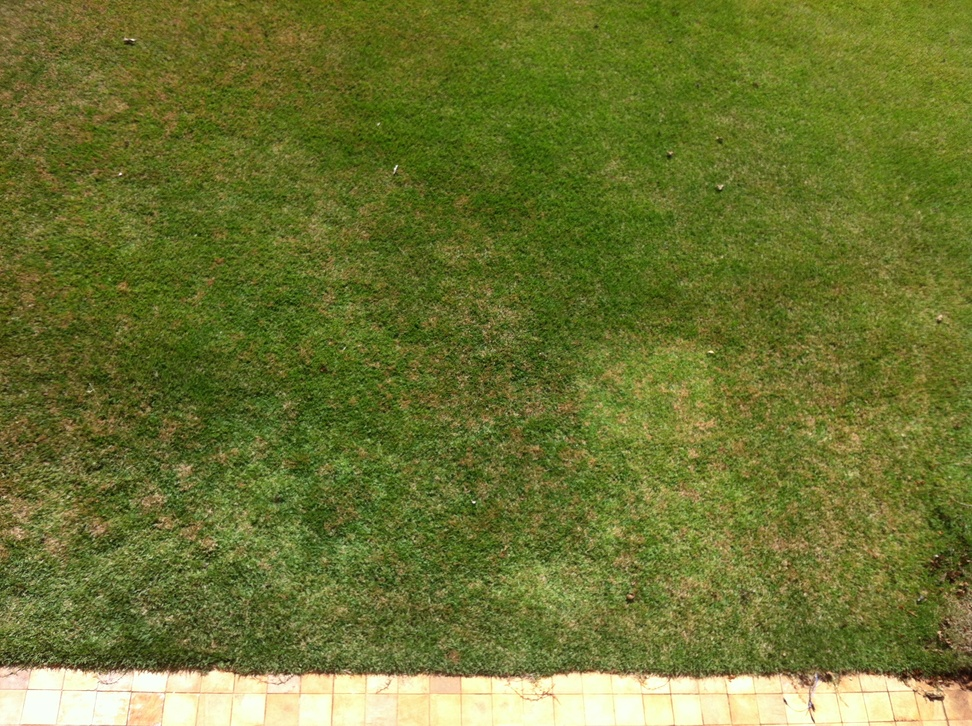
//> input picture Tiago/teste.jpg, 972 x 726 px, shrunk from 2592 x 1936 before the run
$ ./grama teste.jpg   (built with g++ and OpenCV 4)
//> lines starting //> are read from the running program, lines starting //| are printed output that depends on the picture; after the words box and inside, x2 and y2 are one past the last pixel; in counts of white or black regions, pixels touching at a corner belong together
#include <iostream>
#include <fstream>
#include <stdio.h>
#include <math.h>
#include <string>
#include <opencv2/opencv.hpp>
#include <opencv2/highgui/highgui.hpp>

//"g++ $(pkg-config --cflags opencv) grama.cpp $(pkg-config --libs opencv) -o grama"

using namespace cv;
using namespace std;
#define PI 3.14159265
struct range {
  Scalar min;
  Scalar max;
};

struct block {
  int x;
  int y;
};

struct mapBlock {
  int posX;
  int posY;
  bool value = false;
  int block_numX;
  int block_numY;
};

struct sprinkler {
  int posX;
  int posY;
  int range;
  int angle;
  int orientation;
};

/*  This function gets the % of raining from the weather file.
*   It saves 4 values.
*   [CurrentWeather  Morning  Noon  Evening  Night]
*
*/
void isRaining()
{
  ifstream rainfile("rain.txt");
  ofstream rain2file("rainFinal.txt");
  string rainStr;
  int i=0;
  while ( i < 4 )
  {
    rainfile >> rainStr;
    size_t found = rainStr.find('%');
    if(found != -1)
    {
      cout << rainStr << " ";
      rain2file << rainStr.substr(0, found) << " ";
      i++;
    }
  }
  rain2file.close();
  rainfile.close();
}

/*  This function returns the distance between a block and a sprinkler.
*
*/
float dist (sprinkler sp, int x, int y, int blockSize)
{
  float posx=0, posy=0, difX, difY;
  if(x == 5)
    posx += (x*blockSize)+(blockSize/10);
  else posx += (x*blockSize)+(blockSize/2);
  posy += (y*blockSize)+(blockSize/2);
  difX = abs(posx-sp.posX);
  difY = abs(posy-sp.posY);

  return (sqrt(pow(difY,2)+pow(difX,2)));
}

/*  This function returns the angle that a certain sprinkler
*   needs to have to water a certain block.
*
*/
int calc_angle(sprinkler sp, int x, int y, int blockSize)
{
  int posx=0, posy=0, difX, difY;
  posx += (x*blockSize)+(blockSize/2);
  posy += (y*blockSize)+(blockSize/2);
  difX = posx-sp.posX;
  difY = posy-sp.posY;
  switch(sp.orientation)
  {
    case 0:
      if(difX < 0)
      {
        return (atan(abs(difX/difY))*(180/PI))+90;
      }
      else return 90-(atan(abs(difX/difY))*(180/PI));

    case 1:
      if(difY > 0)
      {
        return (atan(abs(difY/difX))*(180/PI))+90;
      }
      else return 90-(atan(abs(difX/difY))*(180/PI));

    case 2:
      if(difY < 0)
      {
        return (atan(abs(difY/difX))*(180/PI))+90;
      }
      else return 90-(atan(abs(difX/difY))*(180/PI));

    case 3:
      if(difX > 0)
      {
        return (atan(abs(difX/difY))*(180/PI))+90;
      }
      else return 90-(atan(abs(difX/difY))*(180/PI));
  }
}

/*  This function simply draws a red grid in the image
*   depending the size of the blocks.
*
*/
void makeGrid(Mat image, int step)
{
  int width = image.size().width;
  int height = image.size().height;

  for (int i = 0; i<height; i += step)
      line(image, Point(0, i), Point(width, i), Scalar(0, 0, 255),2);

  for (int i = 0; i<width; i += step)
      line(image, Point(i, 0), Point(i, height), Scalar(0, 0, 255),2);
}

/*  This function "maps" the squares that are considered unhealty grass
*   and put all the [(x,y) square position, (x,y) block position] in a
*   vector of structs.
*
*/
void mapping(Mat image, Mat mask, int sqr_row, int sqr_col, int blockSize, int sqr, vector<mapBlock> &blockMap)
{
  int posX = 0, posY = 0, row, col, temp=0, sqr_num=0;
  /* Passar o vetor por address*/
  /* Colocar no bloquinho (0,0) do BLOCK, no centro dele */
  posX = (sqr/2);
  posY = (sqr/2);

  /**********************/
  while(sqr_num < sqr_row*sqr_col)
  {
    for (row=0; row < sqr_row; row++)
    {
      for (col=0; col < sqr_col; col++)
      {
        if(image.at<Vec3b>(posY, posX) != Vec3b(0,0,0))
        {
          if(mask.at<Vec3b>(posY, posX) == Vec3b(0,0,0))
          {
            blockMap.push_back(mapBlock());
            blockMap[temp].posX = posX;
            blockMap[temp].posY = posY;
            blockMap[temp].value = true;
            blockMap[temp].block_numX = (posX/(blockSize));
            blockMap[temp].block_numY = (posY/(blockSize));
            //printf("ENTROU %d %d %d  X%d  Y%d\n", image.at<Vec3b>(posY, posX)[0], image.at<Vec3b>(posY, posX)[1], image.at<Vec3b>(posY, posX)[2],posX,posY);
            circle(image, Point(posX,posY), 10, Scalar(0,0,255),-1,8);
            temp ++;

          }
        }
        sqr_num ++;
        posX += sqr;
      }
      posX = (sqr/2);
      posY += sqr;
    }
  }

  printf("TESTEEEEEEEE");
}

int main( int argc, char** argv )
{
  //Command to get the weather file
  system("curl wttr.in/'Sao Carlos' > rain.txt");
  range GRASS, good;

  //Gets the Range of healthy grass from a file.
  ifstream ipfile("data.txt");
  ipfile >> good.min[0]>>good.min[1]>>good.min[2];
  ipfile >> good.max[0]>>good.max[1]>>good.max[2];

  //GRASS.min = Scalar(22, 30, 70);
  GRASS.min = Scalar(12, 50, 30);
  GRASS.max = Scalar(80,255,200);
  //good.min = Scalar(28, 100, 100);
  //good.max = Scalar(80, 255, 255);
  ipfile.close();


  int tmp;
  vector<sprinkler> sprinklerVec;
  ifstream spfile("sprinkler.txt");
  //Gets the sprinkler data from a file.
  for(tmp = 0; tmp < 6; tmp++)
  {
    sprinklerVec.push_back(sprinkler());
    spfile >> sprinklerVec[tmp].posX>>sprinklerVec[tmp].posY>>sprinklerVec[tmp].range>>sprinklerVec[tmp].angle>>sprinklerVec[tmp].orientation;
  }
  spfile.close();

  Mat edge,dst,threshold, final;
  Mat HSV, RGB;
  int dilation_size =4;
  int sqr = 100;
  int blockSize = sqr*5;
  Mat src = imread( argv[1],1);
//> src is the input picture: 726 rows x 972 cols, CV_8UC3; mean B, G, R 50, 117.3, 109.3

  //If the image is not a multiple of "sqr", we round it up
  int sqr_row = src.rows/sqr;
//> sqr_row = 7
  if (src.rows%sqr > 0) sqr_row = (src.rows/sqr)+1;
//> sqr_row = 8

  int sqr_col = src.cols/sqr;
//> sqr_col = 9
  if (src.cols%sqr > 0) sqr_col = (src.cols/sqr)+1;
//> sqr_col = 10


  int MAX_BLACK_PIXEL = (sqr*sqr)*0.60;               //40% of the squared pixels can be black.

  blur( src, src, Size(2,2) );
  cvtColor(src,HSV,CV_BGR2HSV);                       //Transform a BGR image to a HSV.
//> HSV: 726 rows x 972 cols, CV_8UC3; mean H, S, V 33.4, 159.4, 119.9
  inRange(HSV,GRASS.min,GRASS.max,threshold);         //Gets a threshold image from the initial image, based in the ranges
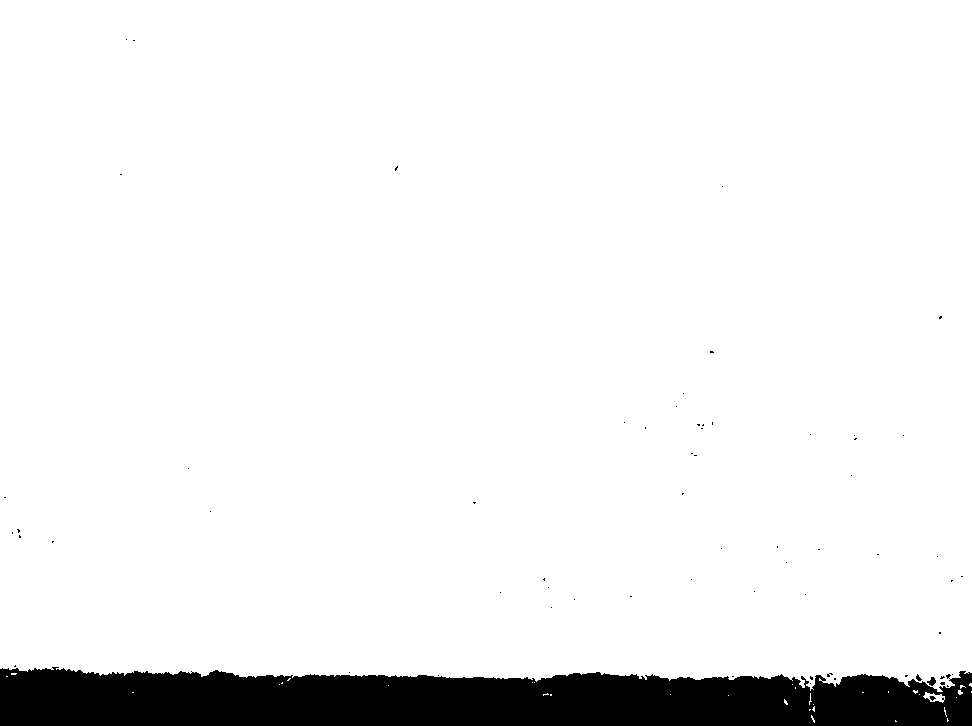
//> threshold: 726 rows x 972 cols, CV_8UC1; 93.1% white; 66 black regions (63 under 20 px), largest, box (x1, y1, x2, y2) and area: (0, 667, 972, 726) 48219, (927, 677, 936, 686) 48, (916, 674, 922, 681) 23
  Mat element = getStructuringElement( MORPH_RECT,Size( 2*dilation_size + 1, 2*dilation_size+1 ), Point( dilation_size, dilation_size ) );
  morphologyEx( threshold, dst, MORPH_CLOSE, element );
//> dst: 726 rows x 972 cols, CV_8UC1; 93.3% white; 3 black regions, box (x1, y1, x2, y2) and area: (0, 669, 813, 726) 40461, (811, 675, 972, 726) 6372, (961, 674, 972, 684) 108

  int minBound=dst.rows;
//> minBound = 726
  int maxBound=0;
  tmp=0;

  for(int i = 0; i < dst.cols; i++){
     for(int j = 0; j < dst.rows; j++){
        if(dst.at<uchar>(j, i)==0){
        tmp=j;
        break;
        }
     }
    if(tmp<minBound) minBound=tmp;
    if(tmp>maxBound) maxBound=tmp;
  }
//> this loop made 972 passes
//> (tmp, minBound, maxBound) on pass 1: (669, 669, 669)
//> (tmp, maxBound) on pass 7: (677, 677)
//> after the loop, tmp = 674; minBound = 669; maxBound = 712

    // Copy all pixels from the original image that are not black in the threshold image.
    src.copyTo(final, threshold);

  imwrite( "HSV.jpg", src );
  src.release();

/* Starts to calculate the average pixel color by area
****************************************************************************************************/
  Vec3b cont;
  Mat final_sqr = Mat::zeros(sqr_row*sqr,sqr_col*sqr, CV_8UC3);
  int x_cont, y_cont, sqr_num=0,sqr_num_x=0,sqr_num_y=0, avg_temp=0, non_black=0;
  int blue_temp = 0;
  int green_temp = 0;
  int red_temp = 0;

  printf("TESTEEE\n %d %d %d",sqr_col*sqr_row, sqr_row, sqr_col);
//| TESTEEE
//|  80 8 10
  while(sqr_num < sqr_row*sqr_col)
  {
    printf("ALOOO");
     for(y_cont = (sqr*sqr_num_y); y_cont < (sqr*(sqr_num_y+1)); y_cont++)
     {
      for(x_cont = (sqr*sqr_num_x); x_cont < (sqr*(sqr_num_x+1)); x_cont++)
      {
          if ( final.at<Vec3b>(y_cont, x_cont) != Vec3b(0,0,0) && final.at<Vec3b>(y_cont, x_cont) != Vec3b(255,255,255) )
          {
            blue_temp += final.at<Vec3b>(y_cont, x_cont)[0];
            green_temp += final.at<Vec3b>(y_cont, x_cont)[1];
            red_temp += final.at<Vec3b>(y_cont, x_cont)[2];
            avg_temp ++;
            non_black ++;
          }
      }
    }
    printf("%d  ",sqr_num);
    printf("%d  ",sqr_num_y);
    printf("%d  \n",sqr_num_x);
    printf("TESTEEE2\n");
    if (non_black <= MAX_BLACK_PIXEL || non_black==0)
    {
      blue_temp = 0;
      green_temp = 0;
      red_temp = 0;
    }
    if(avg_temp==0) avg_temp=1;
    rectangle(final_sqr, Point(0+(sqr*sqr_num_x),(0+sqr*sqr_num_y)),Point((sqr*(sqr_num_x+1))-1,(sqr*(sqr_num_y+1))-1),
              Scalar(blue_temp/avg_temp,green_temp/avg_temp,red_temp/avg_temp),-1,8);
    //imwrite( "sqr.jpg", final_sqr );
    blue_temp=0;
    green_temp=0;
    red_temp=0;
    avg_temp=0;
    non_black=0;

    sqr_num++;
    sqr_num_x = sqr_num%sqr_col;
    if(sqr_num_x == 0)
    {
      sqr_num_y++;
    }
    printf("%d  ",sqr_num);
    printf("%d  ",sqr_num_y);
    printf("%d  \n",sqr_num_x);
    printf("TESTEEE3\n");
  }
//> this loop made 80 passes
//> (blue_temp, green_temp, red_temp, avg_temp, non_black) on passes 1 to 12: (468000, 1032549, 1113315, 10000, 10000), (372677, 1042850, 1094124, 9997, 9997), (311948, 1011514, 1051388, 10000, 10000), (250497, 1009333, 954624, 10000, 10000), (238525, 1059194, 941759, 10000, 10000), (280397, 1163956, 988811, 10000, 10000), (261017, 1157930, 956321, 10000, 10000), (303573, 1219478, 1047644, 10000, 10000), (386998, 1309285, 1194012, 10000, 10000), (411595, 1237409, 1179155, 10000, 10000), (370632, 994051, 1009591, 10000, 10000), (326840, 1009443, 971564, 9998, 9998)
//> after the loop, blue_temp = 0; green_temp = 0; red_temp = 0; avg_temp = 0; non_black = 0; sqr_num = 80; sqr_num_y = 8
/* Ends to calculate the average pixel color by area
****************************************************************************************************/
/*******Testing*******/
  imwrite( "sqr.jpg", final_sqr );
  RGB = imread( "sqr.jpg");
  Mat mask,mask2;
  inRange(RGB,good.min,good.max,mask);
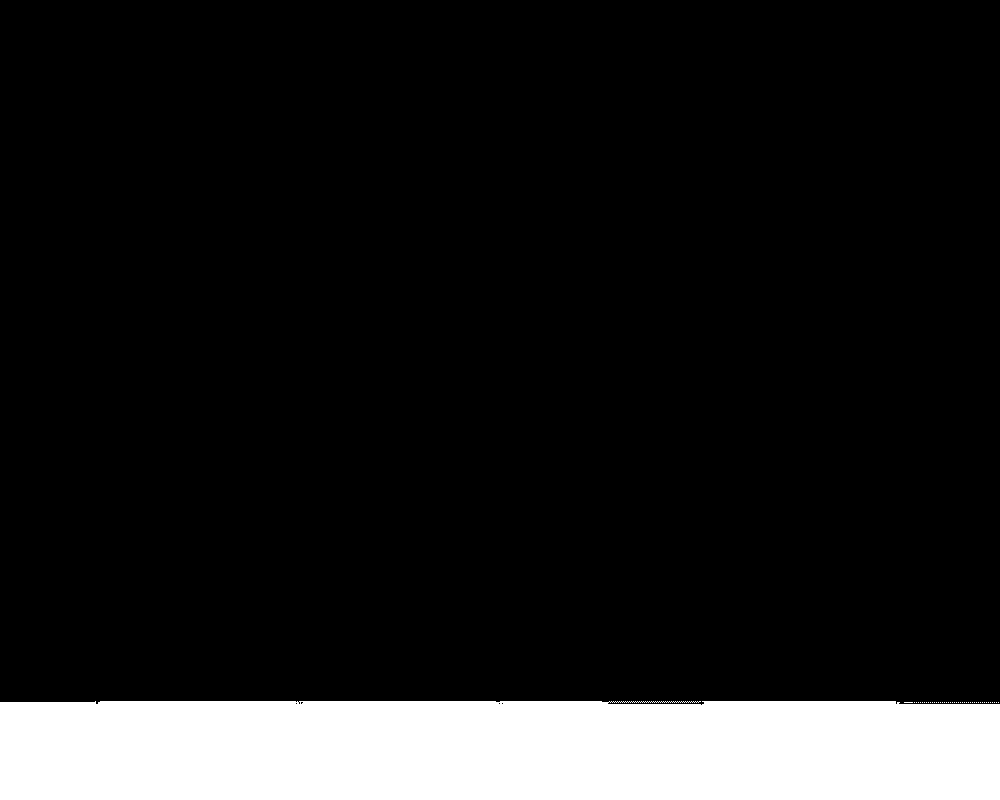
//> mask: 800 rows x 1000 cols, CV_8UC1; 12.3% white; 45 white regions (44 under 20 px), largest, box (x1, y1, x2, y2) and area: (0, 701, 1000, 800) 98376
//> good.min = Scalar(0); good.max = Scalar(0)

  //Copy all pixels from the squared image, that are not black in the mask image,to the new mask.
  final_sqr.copyTo(mask2, mask);
//> mask2: 800 rows x 1000 cols, CV_8UC3; every value is 0
  vector<mapBlock> blockMap;
  vector<block> blockError;
  mapping(RGB, mask2, sqr_row, sqr_col, blockSize, sqr, blockMap);
//> the loop in mapping, `while(sqr_num < sqr_row*sqr_col)` made 1 pass
//> (temp, posX, posY) on pass 1: (70, 50, 850)
//> after the loop in mapping, `while(sqr_num < sqr_row*sqr_col)`:
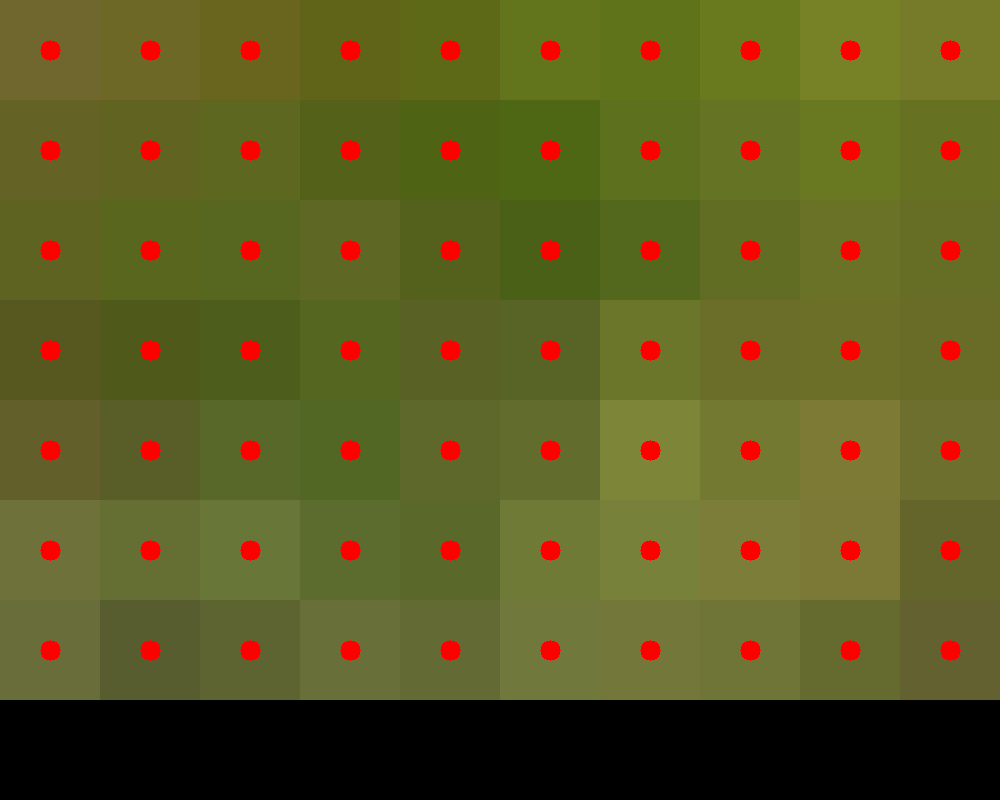
//> image: 800 rows x 1000 cols, CV_8UC3; mean B, G, R 33.9, 91.5, 91.2
//> after the loop in mapping, `while(sqr_num < sqr_row*sqr_col)`: blockMap = 70 items; temp = 70; sqr_num = 80; posX = 50; posY = 850
//> blockMap = 70 items
  for(tmp=0; tmp < blockMap.size(); tmp++)
  {
    printf ("%d ", blockMap[tmp].value);
    if(blockMap[tmp].value)
    {
      printf("blocox %d     blocoy %d      posX %d     posY %d\n", blockMap[tmp].block_numX, blockMap[tmp].block_numY, blockMap[tmp].posX, blockMap[tmp].posY);
    }
  }
//> this loop made 70 passes
//| 1 blocox 0     blocoy 0      posX 50     posY 50
//| 1 blocox 0     blocoy 0      posX 150     posY 50
//| 1 blocox 0     blocoy 0      posX 250     posY 50
//| 1 blocox 0     blocoy 0      posX 350     posY 50
//| 1 blocox 0     blocoy 0      posX 450     posY 50
//| 1 blocox 1     blocoy 0      posX 550     posY 50
//| 1 blocox 1     blocoy 0      posX 650     posY 50
//| 1 blocox 1     blocoy 0      posX 750     posY 50
//> (output is shown up to pass 8 of 70)

  makeGrid(RGB, blockSize);
//> after the loop in makeGrid, `for (int i = 0; i<height; i += step)`: image: 800 rows x 1000 cols, CV_8UC3; 0.62% of pixels changed, all inside (x1, y1, x2, y2) = (0, 0, 1000, 502)
//> after the loop in makeGrid, `for (int i = 0; i<width; i += step)`:
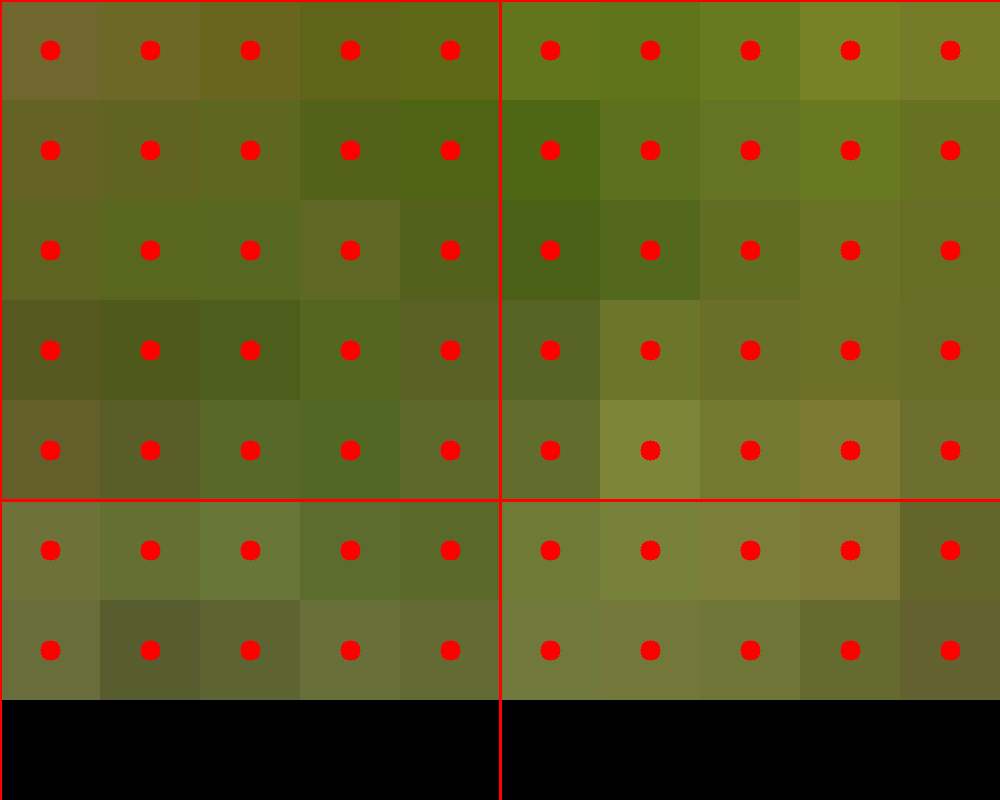
//> image: 800 rows x 1000 cols, CV_8UC3; mean B, G, R 33.5, 90.3, 92.9

  block blockTemp;
  bool notSameBlock = true;
  int tmp2;

  for(tmp=0; tmp < sprinklerVec.size(); tmp++)
  {
    circle(RGB, Point(sprinklerVec[tmp].posX,sprinklerVec[tmp].posY), 10, Scalar(0,255,255),-1,8);
    cout << sprinklerVec[tmp].posX<<" "<<sprinklerVec[tmp].posY<<" "<<sprinklerVec[tmp].range<<" "<<sprinklerVec[tmp].angle<<" "<<sprinklerVec[tmp].orientation<<"\n";
  }
//> RGB: 800 rows x 1000 cols, CV_8UC3; 90 pixels changed, all inside (x1, y1, x2, y2) = (0, 0, 11, 11)

//printf("%f %f %f\n",good.min[0],good.min[1],good.min[2]);
  ofstream ipfile2;
  ipfile2.open("data.txt");
  ipfile2 << good.min[0]<< " " << good.min[1] << " " << good.min[2]<< "\n";
  ipfile2 << good.max[0]<< " " << good.max[1] << " " << good.max[2];
  ipfile2.close();
/********END TESTING************/

/********CHOOSE SPRINKLER*******/
vector<block> blockSprinkler;
  ofstream ipfile3;
  ipfile3.open("water.txt");


for(tmp=0; tmp < blockMap.size(); tmp++)
{
  blockTemp.x = (blockMap[tmp].block_numX);
  blockTemp.y = (blockMap[tmp].block_numY);

  for(tmp2=0; tmp2 < blockSprinkler.size(); tmp2++)
  {
    if((blockTemp.x == blockSprinkler[tmp2].x) && (blockTemp.y == blockSprinkler[tmp2].y))
      notSameBlock = false;
  }
  if(notSameBlock)
    blockSprinkler.push_back(blockTemp);

  notSameBlock = true;
}
//> this loop made 70 passes
//> notSameBlock on passes 1 to 12: true, false, false, false, false, true, false, false, false, false, false, false
//> after the loop, notSameBlock = true

  for(tmp=0; tmp < blockSprinkler.size(); tmp++)
  {
    cout << blockSprinkler[tmp].x << " " << blockSprinkler[tmp].y <<"\n";
  }
//> this loop made 4 passes

  float hipo = 0, new_hipo = 0;
  int sp_num;
  for(tmp=0; tmp < blockSprinkler.size(); tmp++)
  {
    sp_num = 0;
    printf("BLOCK %d  %d\n",blockSprinkler[tmp].x, blockSprinkler[tmp].y );
    for(tmp2=0; tmp2 < sprinklerVec.size(); tmp2++)
    {
      new_hipo = dist (sprinklerVec[tmp2], blockSprinkler[tmp].x, blockSprinkler[tmp].y, blockSize);
      printf("%f \n", new_hipo);
      if(new_hipo < hipo)
      {
        printf("%d -> %d \n",sp_num, tmp2);
        sp_num = tmp2;
        hipo = new_hipo;
      }
    }
    hipo = 4000.0;
    if(blockSprinkler[tmp].x == 5)
    {
      line(RGB, Point((blockSprinkler[tmp].x*blockSize)+(sqr/2), (blockSprinkler[tmp].y*blockSize)+(blockSize/2)), Point(sprinklerVec[sp_num].posX, sprinklerVec[sp_num].posY), Scalar(0, 255, 255),2);
      cout <<"irraaaaaaa";
    }
    else line(RGB, Point((blockSprinkler[tmp].x*blockSize)+(blockSize/2), (blockSprinkler[tmp].y*blockSize)+(blockSize/2)), Point(sprinklerVec[sp_num].posX, sprinklerVec[sp_num].posY), Scalar(0, 255, 255),2);
    ipfile3 << sp_num << " " << calc_angle(sprinklerVec[sp_num], blockSprinkler[tmp].x, blockSprinkler[tmp].y, blockSize) << "\n";
  }
//> this loop made 4 passes
//> (difX in calc_angle, difY in calc_angle) on passes 1 to 2: (250, 250), (750, 250)
//> (posy in calc_angle, difX in calc_angle, difY in calc_angle) on pass 3: (750, 250, 750)
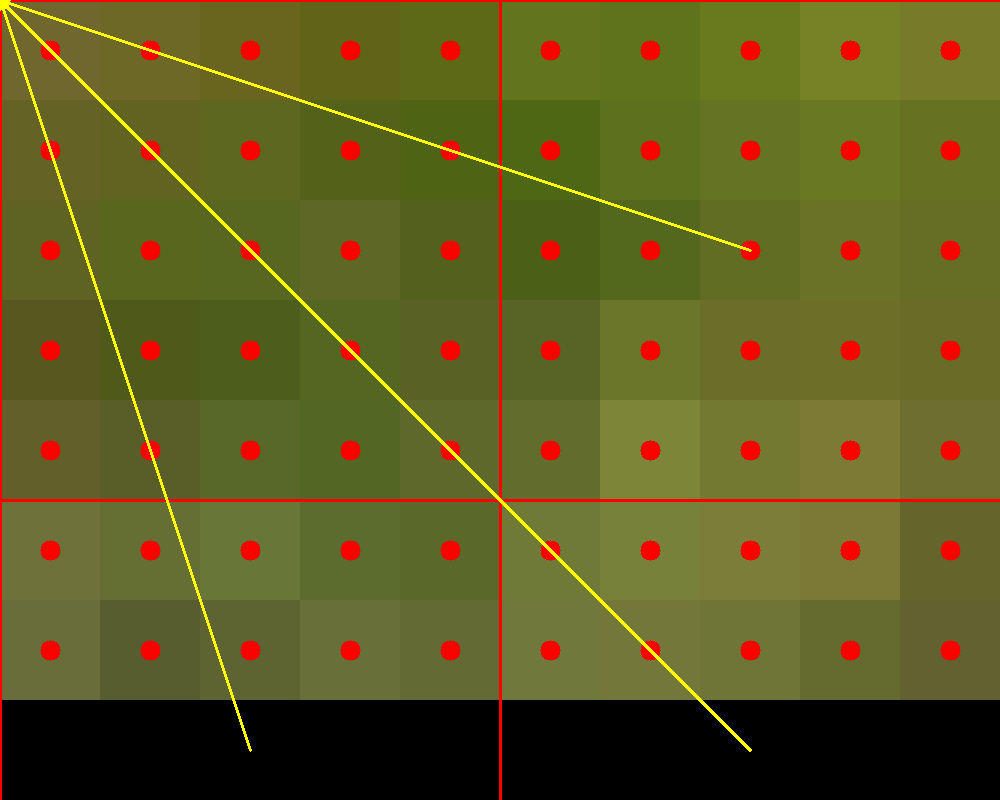
//> RGB: 800 rows x 1000 cols, CV_8UC3; mean B, G, R 33.1, 92.1, 94.5
//> after the loop, sp_num = 0; hipo = 4000

  ipfile3.close();
/******END CHOOSING SPRINKLER***/
  imwrite( "sqr.jpg", final_sqr );
  imwrite( "MASK.jpg", mask );
  imwrite( "MASK2.jpg", mask2 );
  imwrite( "threshold.jpg", threshold );
  imwrite( "dst.jpg", dst );

  imwrite( "final.jpg", final );


  imwrite( "grid.jpg", final_sqr );

  //imshow( "source", src );
  //imshow( "threshold", threshold );
  //imshow( "dst", dst );
  printf("%d\n", sqr_col);
  printf("%d\n", sqr_row);
//> (the run ends here: the time limit is reached, at `size_t found = rainStr.find('%');`)
